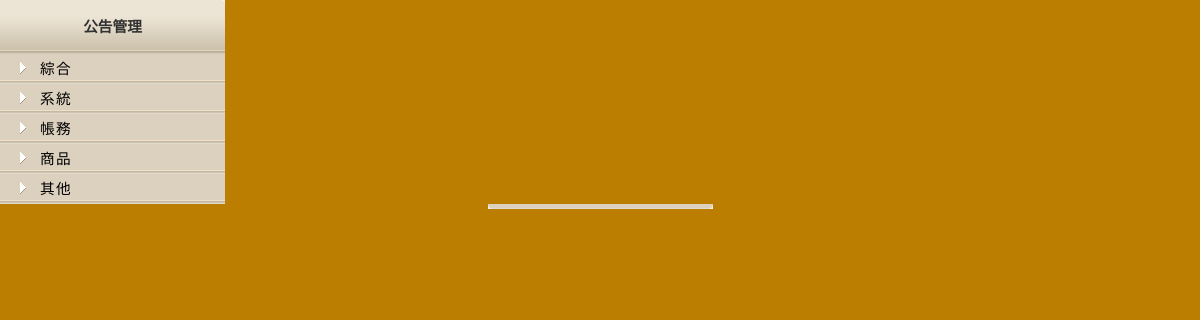
The app's page /manage/left_note.php with its own data.
### tables this page shows
CREATE TABLE IF NOT EXISTS `announce_type` (
  `type_no` int(10) unsigned NOT NULL AUTO_INCREMENT,
  `name` varchar(32) NOT NULL,
  PRIMARY KEY (`type_no`)
);

### manage/left_note.php (the view, shortened to what this page needs)
<?php
include ("connectDB/connect_db.php");
$sql = "SELECT * from announce_type";
$tmp = mysql_query($sql, $link);
$left_list = array();
$left_num = mysql_num_rows($tmp);
while($row = mysql_fetch_array($tmp)){
	array_push($left_list, $row);
}
?>
<html>
<head>
<link rel="stylesheet" href="poet.css" type="text/css">
</head>
<body>
<div id="leftT" class="leftT">公告管理</div>
<div id="leftL"><a href="note.php?type=0">綜合</a></div>
<?php for($i=0; $i< $left_num; $i++) echo '<div id="leftL"><a href="note.php?type='.$left_list[$i][type_no].'">'.$left_list[$i][name].'</a></div>'; ?>
<div><img border="0" src="images/left_bottom1.png" width="225" height="5"></div>

### manage/poet.css (style rules this page uses)
html, body, div, span, applet, object, h1, h2, h3, h4, h5, h6, iframe, blockquote, pre, abbr, acronym, address, big, cite, code, del, dfn, em, font, img, ins, kbd, q, s, samp, small, strike, strong, sub, sup, tt, var, dd, dl, dt, fieldset, form, label, legend, table, caption, tbody, tfoot, thead, tr, th, td { margin: 0; padding: 0; border: 0; outline: 0; font-weight: inherit; font-style: inherit; font-size: 100%; line-height: 1; }
BODY { background-color: #BB7E00; font-family:Arial, Helvetica, sans-serif; font-size: 12px; line-height:26px; color:#313131; text-align: center; }
A:link { text-decoration: none; color: #000000; }
#leftT { width: 225px; height: 54px; background-image: url('images/bg_left_t.png'); background-repeat: no-repeat; }
.leftT { font-size: 11pt; font-weight: bold; line-height: 54px; }
#leftL { width: 225px; height: 30px; background-image: url('images/bg_left.png'); background-repeat: no-repeat; line-height: 30px; text-align: left; padding-left: 40px; letter-spacing: 0.1em; font-size: 11pt; }

### records on screen
announce_type: name "系統"
announce_type: name "帳務"
announce_type: name "商品"
announce_type: name "其他"
